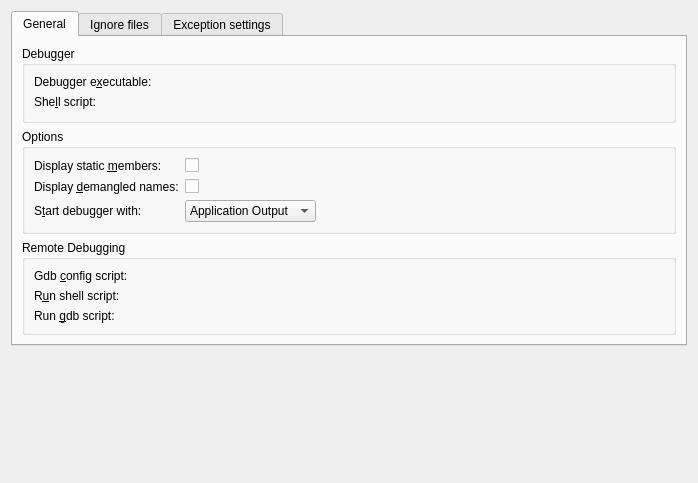
<?xml version="1.0" encoding="UTF-8"?>
<ui version="4.0">
 <class>GdbConfigPage</class>
 <widget class="QWidget" name="GdbConfigPage">
  <property name="geometry">
   <rect>
    <x>0</x>
    <y>0</y>
    <width>698</width>
    <height>483</height>
   </rect>
  </property>
  <layout class="QVBoxLayout" name="verticalLayout">
   <item>
    <widget class="QTabWidget" name="tabWidget">
     <property name="currentIndex">
      <number>0</number>
     </property>
     <widget class="QWidget" name="tab">
      <attribute name="title">
       <string>General</string>
      </attribute>
      <layout class="QVBoxLayout" name="verticalLayout_2">
       <item>
        <widget class="QGroupBox" name="groupBox_3">
         <property name="title">
          <string>Debugger</string>
         </property>
         <layout class="QFormLayout" name="gridLayout">
          <item row="0" column="0">
           <widget class="QLabel" name="gdbPath_label">
            <property name="text">
             <string>Debugger e&amp;xecutable:</string>
            </property>
            <property name="wordWrap">
             <bool>false</bool>
            </property>
            <property name="buddy">
             <cstring>kcfg_gdbPath</cstring>
            </property>
           </widget>
          </item>
          <item row="0" column="1">
           <widget class="KUrlRequester" name="kcfg_gdbPath" native="true">
            <property name="toolTip">
             <string>Gdb executable</string>
            </property>
            <property name="whatsThis">
             <string>To run &quot;gdb&quot; executable from $PATH, leave this field empty. To run custom gdb, for example, for a different architecture, enter the executable name here. You can either run gdb from $PATH, but with a different name (say, &quot;arm-gdb&quot;), by typing the name here, or specify full path to the gdb executable.</string>
            </property>
            <property name="placeholderText" stdset="0">
             <string>Override path to gdb executable</string>
            </property>
           </widget>
          </item>
          <item row="1" column="0">
           <widget class="QLabel" name="debuggingShell_label">
            <property name="toolTip">
             <string>&lt;html&gt;&lt;head/&gt;&lt;body&gt;&lt;p&gt;If you want gdb to be executed by a special shell script, which for example properly sets the library path, insert it here e.g.: /path/to/script.sh --scriptArguments&lt;/p&gt;&lt;p&gt;Note: your script'll be invoked like this: /path/to/script.sh --scriptArguments debugger --debuggerArguments. So script.sh &lt;span style=&quot; font-weight:600;&quot;&gt;must&lt;/span&gt; invoke &amp;quot;debugger&amp;quot; executable manually.&lt;/p&gt;&lt;/body&gt;&lt;/html&gt;</string>
            </property>
            <property name="whatsThis">
             <string/>
            </property>
            <property name="text">
             <string>She&amp;ll script:</string>
            </property>
            <property name="wordWrap">
             <bool>false</bool>
            </property>
            <property name="buddy">
             <cstring>kcfg_debuggingShell</cstring>
            </property>
           </widget>
          </item>
          <item row="1" column="1">
           <widget class="KUrlRequester" name="kcfg_debuggingShell" native="true">
            <property name="toolTip">
             <string>&lt;html&gt;&lt;head/&gt;&lt;body&gt;&lt;p&gt;If you want gdb to be executed by a special shell script, which for example properly sets the library path, insert it here e.g.: /path/to/script.sh --scriptArguments&lt;/p&gt;&lt;p&gt;Note: your script'll be invoked like this: /path/to/script.sh --scriptArguments debugger --debuggerArguments. So script.sh &lt;span style=&quot; font-weight:600;&quot;&gt;must&lt;/span&gt; invoke &amp;quot;debugger&amp;quot; executable manually.&lt;/p&gt;&lt;/body&gt;&lt;/html&gt;</string>
            </property>
            <property name="whatsThis">
             <string>&lt;html&gt;&lt;head/&gt;&lt;body&gt;&lt;p&gt;&lt;br/&gt;&lt;/p&gt;&lt;/body&gt;&lt;/html&gt;</string>
            </property>
           </widget>
          </item>
         </layout>
        </widget>
       </item>
       <item>
        <widget class="QGroupBox" name="groupBox_2">
         <property name="title">
          <string>Options</string>
         </property>
         <layout class="QFormLayout" name="formLayout">
          <property name="fieldGrowthPolicy">
           <enum>QFormLayout::ExpandingFieldsGrow</enum>
          </property>
          <item row="0" column="0">
           <widget class="QLabel" name="label_3">
            <property name="text">
             <string>Display static &amp;members:</string>
            </property>
            <property name="buddy">
             <cstring>kcfg_displayStaticMembers</cstring>
            </property>
           </widget>
          </item>
          <item row="0" column="1">
           <widget class="QCheckBox" name="kcfg_displayStaticMembers">
            <property name="whatsThis">
             <string>Displaying static members makes GDB slower in
producing data within KDE and Qt.
It may change the &quot;signature&quot; of the data
which QString and friends rely on,
but if you need to debug into these values then
check this option.</string>
            </property>
            <property name="text">
             <string/>
            </property>
           </widget>
          </item>
          <item row="1" column="0">
           <widget class="QLabel" name="label_2">
            <property name="text">
             <string>Display &amp;demangled names:</string>
            </property>
            <property name="buddy">
             <cstring>kcfg_asmDemangle</cstring>
            </property>
           </widget>
          </item>
          <item row="1" column="1">
           <widget class="QCheckBox" name="kcfg_asmDemangle">
            <property name="whatsThis">
             <string>When displaying the disassembled code you
can select to see the methods' mangled names.
However, non-mangled names are easier to read.</string>
            </property>
            <property name="text">
             <string/>
            </property>
           </widget>
          </item>
          <item row="2" column="0">
           <widget class="QLabel" name="label">
            <property name="text">
             <string>S&amp;tart debugger with:</string>
            </property>
            <property name="buddy">
             <cstring>kcfg_startWith</cstring>
            </property>
           </widget>
          </item>
          <item row="2" column="1">
           <widget class="QComboBox" name="kcfg_startWith">
            <item>
             <property name="text">
              <string>Application Output</string>
             </property>
            </item>
            <item>
             <property name="text">
              <string>GDB Console</string>
             </property>
            </item>
            <item>
             <property name="text">
              <string>Frame Stack</string>
             </property>
            </item>
           </widget>
          </item>
         </layout>
        </widget>
       </item>
       <item>
        <widget class="QGroupBox" name="groupBox">
         <property name="whatsThis">
          <string>This script is intended for the actual commands needed to connect to a remotely running executable.
	shell sleep 5	wait for remote program to start
	target remote ...	connect to the remote debugger
	continue	[optional] run debugging to the first breakpoint</string>
         </property>
         <property name="title">
          <string>Remote Debugging</string>
         </property>
         <layout class="QFormLayout">
          <item row="1" column="0">
           <widget class="QLabel" name="runShellScript_label">
            <property name="toolTip">
             <string>&lt;html&gt;&lt;head/&gt;&lt;body&gt;&lt;p&gt;Script to start remote application&lt;/p&gt;&lt;p&gt;&lt;/p&gt;&lt;p&gt;This shell script is run after the Gdb Config script has been sourced by gdb.&lt;/p&gt;&lt;p&gt;It's purpose is to actually start the remote process.&lt;/p&gt;&lt;p&gt;1) Find a way to execute a command remotely - rsh, ssh, telnet, ...&lt;/p&gt;&lt;p&gt;2a) Execute &amp;quot;gdbserver ... application&amp;quot; on target.&lt;/p&gt;&lt;p&gt;or if your executable contains the gdb stub:&lt;/p&gt;&lt;p&gt;2b) Execute &amp;quot;application&amp;quot; on target.&lt;/p&gt;&lt;/body&gt;&lt;/html&gt;</string>
            </property>
            <property name="text">
             <string comment="Shell script to be executed at run time">R&amp;un shell script:</string>
            </property>
            <property name="wordWrap">
             <bool>false</bool>
            </property>
            <property name="buddy">
             <cstring>kcfg_runShellScript</cstring>
            </property>
           </widget>
          </item>
          <item row="1" column="1">
           <widget class="KUrlRequester" name="kcfg_runShellScript" native="true">
            <property name="toolTip">
             <string>&lt;html&gt;&lt;head/&gt;&lt;body&gt;&lt;p&gt;Script to start remote application&lt;/p&gt;&lt;p&gt;&lt;/p&gt;&lt;p&gt;This shell script is run after the Gdb Config script has been sourced by gdb.&lt;/p&gt;&lt;p&gt;It's purpose is to actually start the remote process.&lt;/p&gt;&lt;p&gt;1) Find a way to execute a command remotely - rsh, ssh, telnet, ...&lt;/p&gt;&lt;p&gt;2a) Execute &amp;quot;gdbserver ... application&amp;quot; on target.&lt;/p&gt;&lt;p&gt;or if your executable contains the gdb stub:&lt;/p&gt;&lt;p&gt;2b) Execute &amp;quot;application&amp;quot; on target.&lt;/p&gt;&lt;/body&gt;&lt;/html&gt;</string>
            </property>
            <property name="whatsThis">
             <string/>
            </property>
           </widget>
          </item>
          <item row="0" column="0">
           <widget class="QLabel" name="configGdbScript_label">
            <property name="toolTip">
             <string>&lt;html&gt;&lt;head/&gt;&lt;body&gt;&lt;p&gt;This script is sourced by gdb when the debugging starts.&lt;/p&gt;&lt;/body&gt;&lt;/html&gt;</string>
            </property>
            <property name="text">
             <string>Gdb &amp;config script:</string>
            </property>
            <property name="wordWrap">
             <bool>false</bool>
            </property>
            <property name="buddy">
             <cstring>kcfg_configGdbScript</cstring>
            </property>
           </widget>
          </item>
          <item row="2" column="1">
           <widget class="KUrlRequester" name="kcfg_runGdbScript" native="true">
            <property name="toolTip">
             <string>&lt;html&gt;&lt;head/&gt;&lt;body&gt;&lt;p&gt;Script to connect with remote application&lt;/p&gt;&lt;p&gt;For example:&lt;/p&gt;&lt;p&gt;	shell sleep 5	 #wait for remote program to start&lt;/p&gt;&lt;p&gt;	target remote ...	#connect to the remote debugger&lt;/p&gt;&lt;p&gt;	continue	#[optional] run debugging to the first breakpoint.&lt;/p&gt;&lt;/body&gt;&lt;/html&gt;</string>
            </property>
            <property name="whatsThis">
             <string/>
            </property>
           </widget>
          </item>
          <item row="2" column="0">
           <widget class="QLabel" name="runGdbScript_label">
            <property name="toolTip">
             <string>&lt;html&gt;&lt;head/&gt;&lt;body&gt;&lt;p&gt;Script to connect with remote application&lt;/p&gt;&lt;p&gt;For example:&lt;/p&gt;&lt;p&gt;	shell sleep 5	 #wait for remote program to start&lt;/p&gt;&lt;p&gt;	target remote ...	#connect to the remote debugger&lt;/p&gt;&lt;p&gt;	continue	#[optional] run debugging to the first breakpoint.&lt;/p&gt;&lt;/body&gt;&lt;/html&gt;</string>
            </property>
            <property name="text">
             <string comment="Gdb script to be executed at run time.">Run &amp;gdb script:</string>
            </property>
            <property name="wordWrap">
             <bool>false</bool>
            </property>
            <property name="buddy">
             <cstring>kcfg_runGdbScript</cstring>
            </property>
           </widget>
          </item>
          <item row="0" column="1">
           <widget class="KUrlRequester" name="kcfg_configGdbScript" native="true">
            <property name="toolTip">
             <string>&lt;html&gt;&lt;head/&gt;&lt;body&gt;&lt;p&gt;This script is sourced by gdb when the debugging starts.&lt;/p&gt;&lt;/body&gt;&lt;/html&gt;</string>
            </property>
            <property name="whatsThis">
             <string/>
            </property>
           </widget>
          </item>
         </layout>
        </widget>
       </item>
      </layout>
     </widget>
     <widget class="QWidget" name="tab_2">
      <attribute name="title">
       <string>Ignore files</string>
      </attribute>
     </widget>
     <widget class="QWidget" name="tab_3">
      <attribute name="title">
       <string>Exception settings</string>
      </attribute>
     </widget>
    </widget>
   </item>
   <item>
    <spacer name="verticalSpacer">
     <property name="orientation">
      <enum>Qt::Vertical</enum>
     </property>
     <property name="sizeHint" stdset="0">
      <size>
       <width>20</width>
       <height>40</height>
      </size>
     </property>
    </spacer>
   </item>
  </layout>
 </widget>
 <customwidgets>
  <customwidget>
   <class>KUrlRequester</class>
   <extends>QWidget</extends>
   <header>kurlrequester.h</header>
   <container>1</container>
  </customwidget>
 </customwidgets>
 <tabstops>
  <tabstop>kcfg_gdbPath</tabstop>
  <tabstop>kcfg_debuggingShell</tabstop>
  <tabstop>kcfg_displayStaticMembers</tabstop>
  <tabstop>kcfg_asmDemangle</tabstop>
  <tabstop>kcfg_startWith</tabstop>
  <tabstop>kcfg_configGdbScript</tabstop>
  <tabstop>kcfg_runShellScript</tabstop>
  <tabstop>kcfg_runGdbScript</tabstop>
 </tabstops>
 <includes>
  <include location="local">kurlrequester.h</include>
 </includes>
 <resources/>
 <connections/>
</ui>
